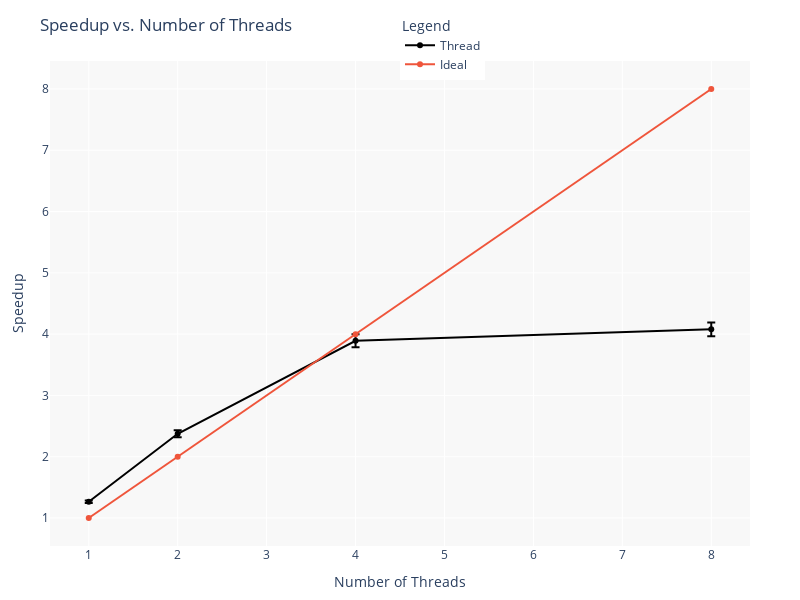

The cell this chart's notebook holds for it:
### Code cell
import plotly.graph_objects as go

# use different symbols for different traces
fig = go.Figure()
fig.add_trace(go.Scatter(x=mean["cores"], y=mean["speedup"], name="Thread", error_y=dict(type="data", array=std["speedup"], visible=True), line=dict(color="black")))
fig.add_trace(go.Scatter(x=mean["cores"], y=mean["cores"], name="Ideal"))
# use different symbols for each trace with gray color
fig.update_layout(
    title="Speedup vs. Number of Threads",
    xaxis_title="Number of Threads",
    yaxis_title="Speedup",
    legend_title="Legend",
    legend=dict(x=0.5, y=1.1),
    font=dict(size=12),
    width=800,
    height=600,
    margin=dict(l=50, r=50, t=50, b=50),
    hovermode='closest',
    plot_bgcolor='rgb(248,248,248)'
)



fig.show()

### Figure 1 — Plotly figure (JSON) as saved in the notebook; plotly's stock layout.template omitted (floating-point values rounded to 4 significant figures)
{"data": [{"error_y": {"array": [0.02066, 0.05641, 0.106, 0.1128, 0], "type": "data", "visible": true}, "line": {"color": "black"}, "name": "Thread", "type": "scatter", "x": [1, 2, 4, 8], "y": [1.264, 2.374, 3.891, 4.079]}, {"name": "Ideal", "type": "scatter", "x": [1, 2, 4, 8], "y": [1, 2, 4, 8]}], "layout": {"font": {"size": 12}, "height": 600, "hovermode": "closest", "legend": {"title": {"text": "Legend"}, "x": 0.5, "y": 1.1}, "margin": {"b": 50, "l": 50, "r": 50, "t": 50}, "plot_bgcolor": "rgb(248,248,248)", "title": {"text": "Speedup vs. Number of Threads"}, "width": 800, "xaxis": {"title": {"text": "Number of Threads"}}, "yaxis": {"title": {"text": "Speedup"}}}}
